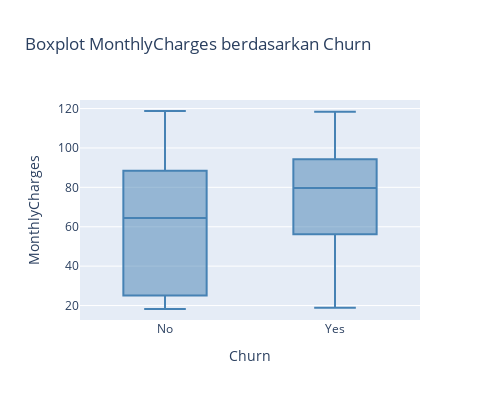

The notebook cell saved with this chart:
### Markdown cell above
## Apakah customer yang memiliki monthly charges yang tinggi cenderung churn?

Hint: dapat ditunjukan melalui distribusi data

### Code cell
fig_box = px.box(
    df,
    x='Churn', 
    y='MonthlyCharges',
    title="Boxplot MonthlyCharges berdasarkan Churn",
    width=500,
    height=400,
    color_discrete_sequence=["steelblue"]
)
fig_box.show()

### Figure 1 — Plotly figure (JSON) as saved in the notebook; plotly's stock layout.template omitted (floating-point values rounded to 4 significant figures; data arrays with more than 128 entries replaced by an {"elided": "..."} marker saying what was removed)
{"data": [{"alignmentgroup": "True", "hovertemplate": "Churn=%{x}<br>MonthlyCharges=%{y}<extra></extra>", "legendgroup": "", "marker": {"color": "steelblue"}, "name": "", "notched": false, "offsetgroup": "", "orientation": "v", "showlegend": false, "type": "box", "x": {"elided": "7043 str values"}, "x0": " ", "xaxis": "x", "y": {"elided": "7043 float values"}, "y0": " ", "yaxis": "y"}], "layout": {"boxmode": "group", "height": 400, "legend": {"tracegroupgap": 0}, "title": {"text": "Boxplot MonthlyCharges berdasarkan Churn"}, "width": 500, "xaxis": {"anchor": "y", "domain": [0, 1], "title": {"text": "Churn"}}, "yaxis": {"anchor": "x", "domain": [0, 1], "title": {"text": "MonthlyCharges"}}}}
